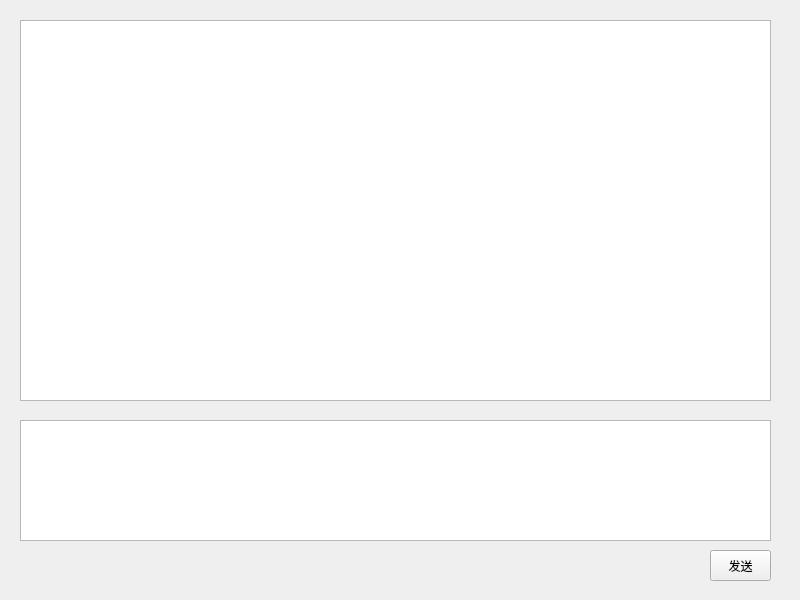
<?xml version="1.0" encoding="UTF-8"?>
<ui version="4.0">
 <class>ChatWindow</class>
 <widget class="QMainWindow" name="ChatWindow">
  <property name="geometry">
   <rect>
    <x>0</x>
    <y>0</y>
    <width>800</width>
    <height>600</height>
   </rect>
  </property>
  <property name="minimumSize">
   <size>
    <width>800</width>
    <height>600</height>
   </size>
  </property>
  <property name="maximumSize">
   <size>
    <width>800</width>
    <height>600</height>
   </size>
  </property>
  <property name="windowTitle">
   <string>MainWindow</string>
  </property>
  <widget class="QWidget" name="centralwidget">
   <widget class="QTextEdit" name="messageEdit">
    <property name="geometry">
     <rect>
      <x>20</x>
      <y>20</y>
      <width>751</width>
      <height>381</height>
     </rect>
    </property>
    <property name="readOnly">
     <bool>true</bool>
    </property>
   </widget>
   <widget class="QTextEdit" name="sendEdit">
    <property name="geometry">
     <rect>
      <x>20</x>
      <y>420</y>
      <width>751</width>
      <height>121</height>
     </rect>
    </property>
   </widget>
   <widget class="QPushButton" name="sendButton">
    <property name="geometry">
     <rect>
      <x>710</x>
      <y>550</y>
      <width>61</width>
      <height>31</height>
     </rect>
    </property>
    <property name="text">
     <string>发送</string>
    </property>
   </widget>
  </widget>
 </widget>
 <resources/>
 <connections/>
</ui>
